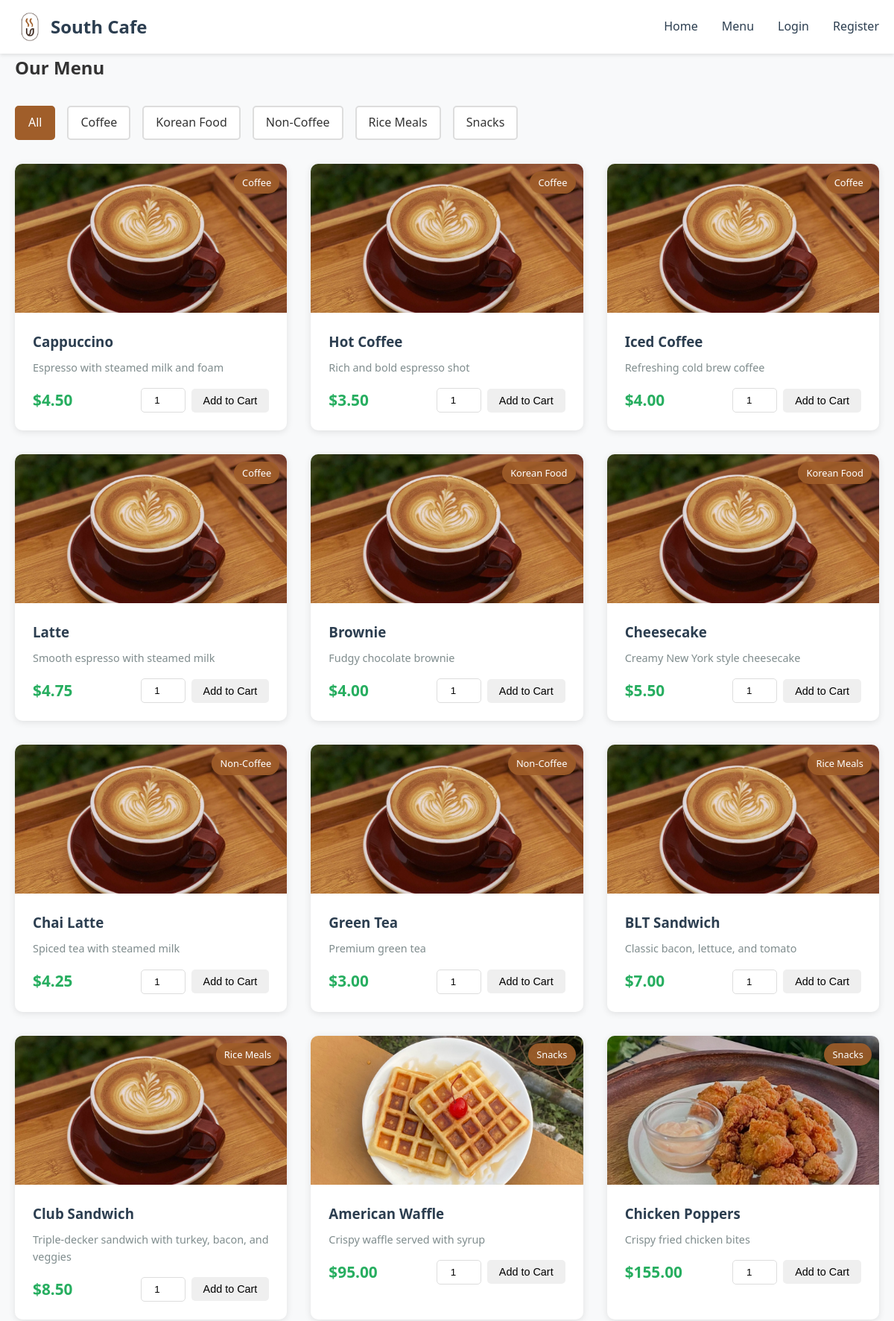
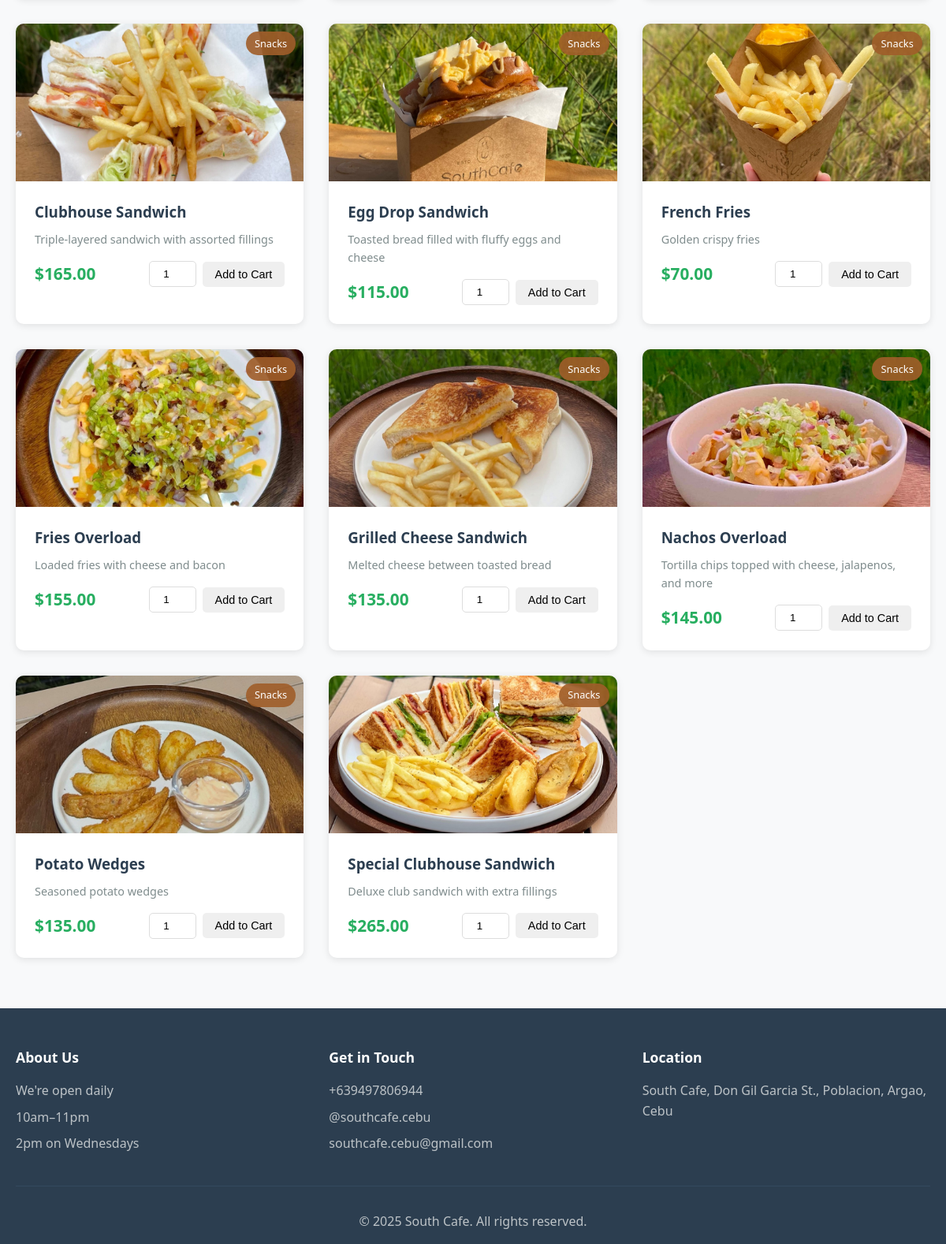
Page /menu.php on the committed database (2 pictures, top to bottom).
### tables this page shows
CREATE TABLE IF NOT EXISTS categories (
    id INT AUTO_INCREMENT PRIMARY KEY,
    name VARCHAR(50) NOT NULL,
    description TEXT
);

CREATE TABLE IF NOT EXISTS products (
    id INT AUTO_INCREMENT PRIMARY KEY,
    name VARCHAR(100) NOT NULL,
    description TEXT,
    price DECIMAL(10, 2) NOT NULL,
    category_id INT,
    image VARCHAR(255),
    available BOOLEAN DEFAULT TRUE,
    created_at TIMESTAMP DEFAULT CURRENT_TIMESTAMP,
    FOREIGN KEY (category_id) REFERENCES categories(id)
);

### config.php (called while the page is built, shortened)
<?php
function isLoggedIn() {
    return isset($_SESSION['user_id']);
}
?>

### menu.php (the view, shortened to what this page needs)
<?php
require_once 'config.php';
$categories_query = "SELECT * FROM categories ORDER BY name";
$categories_result = mysqli_query($conn, $categories_query);
$categories = mysqli_fetch_all($categories_result, MYSQLI_ASSOC);
$category_filter = isset($_GET['category']) ? (int)$_GET['category'] : 0;
if ($category_filter > 0) {
    $products_query = "SELECT p.*, c.name as category_name FROM products p
                       LEFT JOIN categories c ON p.category_id = c.id
                       WHERE p.available = 1 AND p.category_id = ?
                       ORDER BY p.name";
    $stmt = mysqli_prepare($conn, $products_query);
    mysqli_stmt_bind_param($stmt, "i", $category_filter);
    mysqli_stmt_execute($stmt);
    $products_result = mysqli_stmt_get_result($stmt);
} else {
    $products_query = "SELECT p.*, c.name as category_name FROM products p
                       LEFT JOIN categories c ON p.category_id = c.id
                       WHERE p.available = 1
                       ORDER BY c.name, p.name";
    $products_result = mysqli_query($conn, $products_query);
}
$products = mysqli_fetch_all($products_result, MYSQLI_ASSOC);
include 'includes/header.php';
?>
<div class="container">
    <h2>Our Menu</h2>
    <div class="filter-section">
        <a href="menu.php" class="filter-btn <?php echo $category_filter == 0 ? 'active' : ''; ?>">All</a>
        <?php foreach ($categories as $category): ?>
            <a href="menu.php?category=<?php echo $category['id']; ?>"
               class="filter-btn <?php echo $category_filter == $category['id'] ? 'active' : ''; ?>">
                <?php echo htmlspecialchars($category['name']); ?>
            </a>
        <?php endforeach; ?>
    </div>
    <div class="product-grid">
        <?php if (count($products) > 0): ?>
            <?php foreach ($products as $product): ?>
                <div class="product-card">
                    <div class="product-image">
                        <img src="images/<?php echo htmlspecialchars($product['image']); ?>"
                             alt="<?php echo htmlspecialchars($product['name']); ?>"
                             onerror="this.src='images/placeholder.jpg'">
                        <span class="category-badge"><?php echo htmlspecialchars($product['category_name']); ?></span>
                    </div>
                    <div class="product-info">
                        <h3><?php echo htmlspecialchars($product['name']); ?></h3>
                        <p class="product-description"><?php echo htmlspecialchars($product['description']); ?></p>
                        <div class="product-footer">
                            <span class="price">$<?php echo number_format($product['price'], 2); ?></span>
                            <form method="POST" action="menu.php" class="add-to-cart-form">
                                <input type="number" name="quantity" value="1" min="1" max="99" class="quantity-input">
                                <button type="submit" name="add_to_cart" class="btn btn-small">Add to Cart</button>
                            </form>
                        </div>
                    </div>
                </div>
            <?php endforeach; ?>
        <?php else: ?>
            <p class="no-products">No products found in this category.</p>
        <?php endif; ?>
    </div>
</div>
<?php include 'includes/footer.php'; ?>

### includes/header.php (shortened to what this page needs)
<!DOCTYPE html>
<html lang="en">
<head>
    <link rel="stylesheet" href="style.css">
</head>
<body>
    <nav class="navbar">
        <div class="container">
            <div class="nav-brand">
                <a href="index.php">
                    <img src="images/logo.png" alt="South Cafe Logo" class="logo">
                    South Cafe
                </a>
            </div>
            <ul class="nav-menu">
                <li><a href="index.php">Home</a></li>
                <li><a href="menu.php">Menu</a></li>
                <?php if (isLoggedIn()): ?>
                    <li><a href="cart.php">Cart</a></li>
                    <li><a href="orders.php">My Orders</a></li>
                    <li><a href="logout.php">Logout</a></li>
                <?php else: ?>
                    <li><a href="login.php">Login</a></li>
                    <li><a href="register.php">Register</a></li>
                <?php endif; ?>
            </ul>
        </div>
    </nav>
    <main class="main-content">

### includes/footer.php
    </main>
    <footer class="footer">
        <div class="container">
            <div class="footer-content">
                <div class="footer-section">
                    <h3>About Us</h3>
                    <p>We're open daily</p>
                    <p>10am–11pm</p>
                    <p>2pm on Wednesdays</p>
                </div>
                <div class="footer-section">
                    <h3>Get in Touch</h3>
                    <p>+639497806944</p>
                    <p>@southcafe.cebu</p>
                    <p>southcafe.cebu@gmail.com</p>
                </div>
                <div class="footer-section">
                    <h3>Location</h3>
                    <p><a href="https://maps.google.com/?q=South+Cafe,+Don+Gil+Garcia+St.,+Poblacion,+Argao,+Cebu" target="_blank" class="footer-link">South Cafe, Don Gil Garcia St., Poblacion, Argao, Cebu</a></p>
                </div>
            </div>
            <div class="footer-bottom">
                <p>&copy; <?php echo date('Y'); ?> South Cafe. All rights reserved.</p>
            </div>
        </div>
    </footer>
</body>
</html>

### style.css (style rules this page uses)
* { margin: 0; padding: 0; box-sizing: border-box; }
body { font-family: 'Segoe UI', Tahoma, Geneva, Verdana, sans-serif; line-height: 1.6; color: #333; background-color: #f8f9fa; }
.container { max-width: 1200px; margin: 0 auto; padding: 0 20px; }
.navbar { background-color: white; color: #333; padding: 1rem 0; box-shadow: 0 2px 5px rgba(0,0,0,0.1); }
.navbar .container { display: flex; justify-content: space-between; align-items: center; }
.nav-brand a { color: #2c3e50; text-decoration: none; font-size: 1.5rem; font-weight: bold; display: flex; align-items: center; gap: 0.5rem; }
.nav-brand .logo { width: 40px; height: 40px; object-fit: contain; }
.nav-menu { display: flex; list-style: none; gap: 2rem; }
.nav-menu a { color: #2c3e50; text-decoration: none; transition: color 0.3s; }
.btn { display: inline-block; padding: 0.75rem 1.5rem; border: none; border-radius: 5px; cursor: pointer; text-decoration: none; transition: all 0.3s; font-size: 1rem; }
.btn-small { padding: 0.5rem 1rem; font-size: 0.9rem; }
.product-grid { display: grid; grid-template-columns: repeat(auto-fill, minmax(280px, 1fr)); gap: 2rem; margin: 2rem 0; }
.product-card { background: white; border-radius: 10px; overflow: hidden; box-shadow: 0 2px 10px rgba(0,0,0,0.1); transition: transform 0.3s; }
.product-image { position: relative; height: 200px; overflow: hidden; background-color: #ecf0f1; }
.product-image img { width: 100%; height: 100%; object-fit: cover; }
.category-badge { position: absolute; top: 10px; right: 10px; background-color: rgba(160, 94, 42, 0.9); color: white; padding: 0.3rem 0.7rem; border-radius: 20px; font-size: 0.8rem; }
.product-info { padding: 1.5rem; }
.product-info h3 { margin-bottom: 0.5rem; color: #2c3e50; }
.product-description { color: #7f8c8d; font-size: 0.9rem; margin-bottom: 1rem; }
.product-footer { display: flex; justify-content: space-between; align-items: center; margin-top: 1rem; }
.price { font-size: 1.3rem; font-weight: bold; color: #27ae60; }
.filter-section { display: flex; gap: 1rem; margin: 2rem 0; flex-wrap: wrap; }
.filter-btn { padding: 0.5rem 1rem; background-color: white; border: 2px solid #ddd; border-radius: 5px; text-decoration: none; color: #333; transition: all 0.3s; }
.filter-btn:hover, .filter-btn.active { background-color: #A05E2A; color: white; border-color: #A05E2A; }
.add-to-cart-form { display: flex; gap: 0.5rem; align-items: center; }
.quantity-input { width: 60px; padding: 0.5rem; border: 1px solid #ddd; border-radius: 5px; text-align: center; }
.footer { background-color: #2c3e50; color: white; padding: 3rem 0 1rem 0; margin-top: 4rem; }
.footer-content { display: grid; grid-template-columns: repeat(auto-fit, minmax(250px, 1fr)); gap: 2rem; margin-bottom: 2rem; }
.footer-section h3 { margin-bottom: 1rem; color: white; font-size: 1.1rem; }
.footer-section p { color: #bdc3c7; margin-bottom: 0.5rem; line-height: 1.6; }
.footer-link { color: #bdc3c7; text-decoration: none; transition: color 0.3s; }
.footer-bottom { text-align: center; padding-top: 2rem; border-top: 1px solid #34495e; }
.footer-bottom p { color: #bdc3c7; }
.main-content { min-height: calc(100vh - 200px); }

### rows in the picture
categories: name "Coffee"
categories: name "Korean Food"
categories: name "Non-Coffee"
categories: name "Rice Meals"
categories: name "Snacks"
products: category.name "Coffee", name "Cappuccino", description "Espresso with steamed milk and foam", price "4.50"
products: image (picture), category.name "Coffee", name "Hot Coffee", description "Rich and bold espresso shot", price "3.50"
products: category.name "Coffee", name "Iced Coffee", description "Refreshing cold brew coffee", price "4.00"
products: category.name "Coffee", name "Latte", description "Smooth espresso with steamed milk", price "4.75"
products: category.name "Korean Food", name "Brownie", description "Fudgy chocolate brownie", price "4.00"
products: category.name "Korean Food", name "Cheesecake", description "Creamy New York style cheesecake", price "5.50"
products: category.name "Non-Coffee", name "Chai Latte", description "Spiced tea with steamed milk", price "4.25"
products: category.name "Non-Coffee", name "Green Tea", description "Premium green tea", price "3.00"
products: category.name "Rice Meals", name "BLT Sandwich", description "Classic bacon, lettuce, and tomato", price "7.00"
products: category.name "Rice Meals", name "Club Sandwich", description "Triple-decker sandwich with turkey, bacon, and veggies", price "8.50"
products: image (picture), category.name "Snacks", name "American Waffle", description "Crispy waffle served with syrup", price "95.00"
products: image (picture), category.name "Snacks", name "Chicken Poppers", description "Crispy fried chicken bites", price "155.00"
products: image (picture), category.name "Snacks", name "Clubhouse Sandwich", description "Triple-layered sandwich with assorted fillings", price "165.00"
products: image (picture), category.name "Snacks", name "Egg Drop Sandwich", description "Toasted bread filled with fluffy eggs and cheese", price "115.00"
products: image (picture), category.name "Snacks", name "French Fries", description "Golden crispy fries", price "70.00"
products: image (picture), category.name "Snacks", name "Fries Overload", description "Loaded fries with cheese and bacon", price "155.00"
products: image (picture), category.name "Snacks", name "Grilled Cheese Sandwich", description "Melted cheese between toasted bread", price "135.00"
products: image (picture), category.name "Snacks", name "Nachos Overload", description "Tortilla chips topped with cheese, jalapenos, and more", price "145.00"
products: image (picture), category.name "Snacks", name "Potato Wedges", description "Seasoned potato wedges", price "135.00"
products: image (picture), category.name "Snacks", name "Special Clubhouse Sandwich", description "Deluxe club sandwich with extra fillings", price "265.00"
